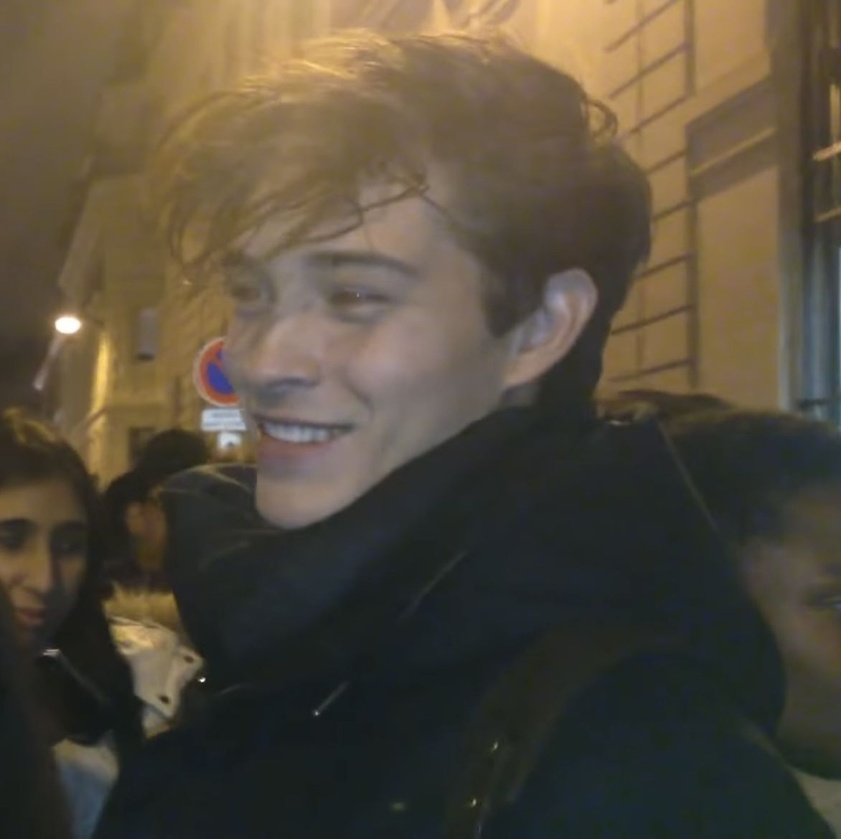
#> input picture cico.jpg, 841 x 839 px, shrunk from 1172 x 1170 before the run, found by its file name
$ jupyter execute 'opencv_image filter.ipynb'
#> lines starting #> are read from the running program, lines starting #| are printed output that depends on the picture
[cell 1]
import sys
import cv2
import os
import numpy as np
import matplotlib.pyplot as plt

[cell 2]
img = cv2.imread("C://Users//ACER//Desktop//materiopencv//cico.jpg")
#> img is the input picture: shape (839, 841, 3); mean B, G, R 61.1, 76.1, 84.7
#BISA DIUBAH DENGAN FOTO APAPUN YANG INGIN DISESUAIKAN KONTRAS DAN KECERAHANNYA SERTA FILTER GAUSSIAN BLUR

[cell 3]
#PENGELOMPOKAN CHANNEL BIRU, HIJAU, DAN MERAH PADA CITRA
blue_channel  = img[:, :, 0]
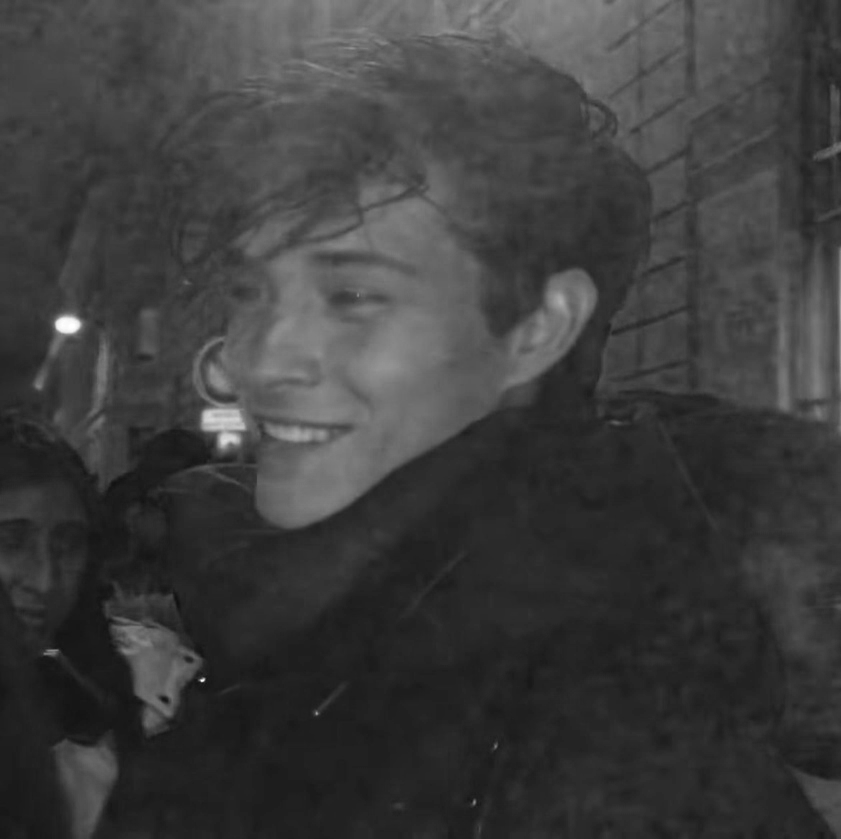
#> blue_channel: shape (839, 841); min 16, max 255, mean 61.1
green_channel = img[:, :, 1]
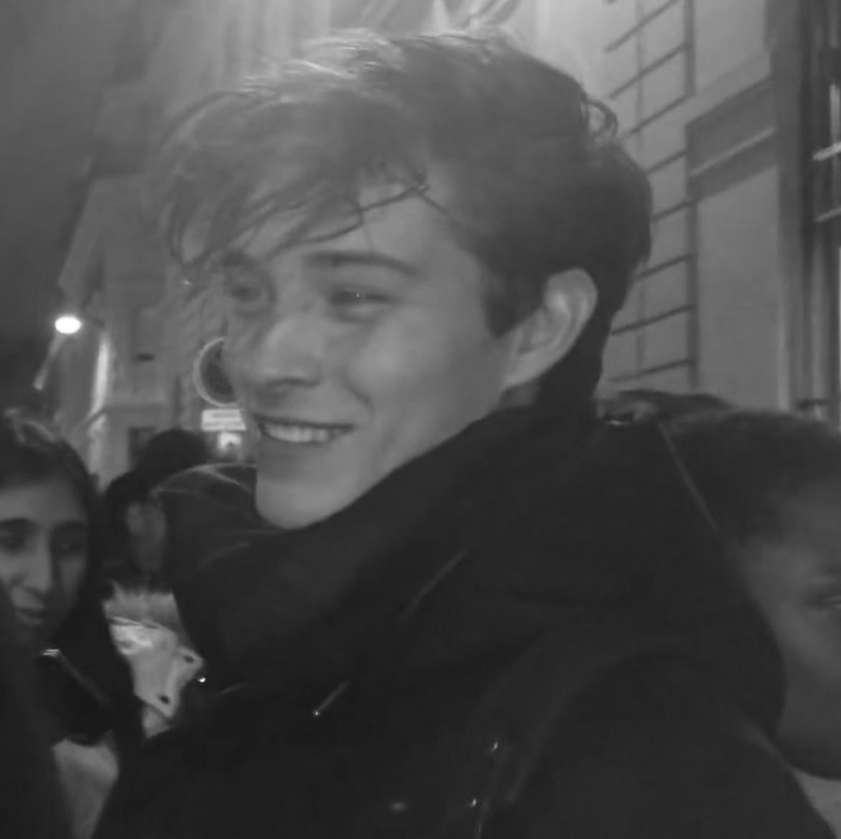
#> green_channel: shape (839, 841); min 23, max 255, mean 76.1
red_channel   = img[:, :, 2]
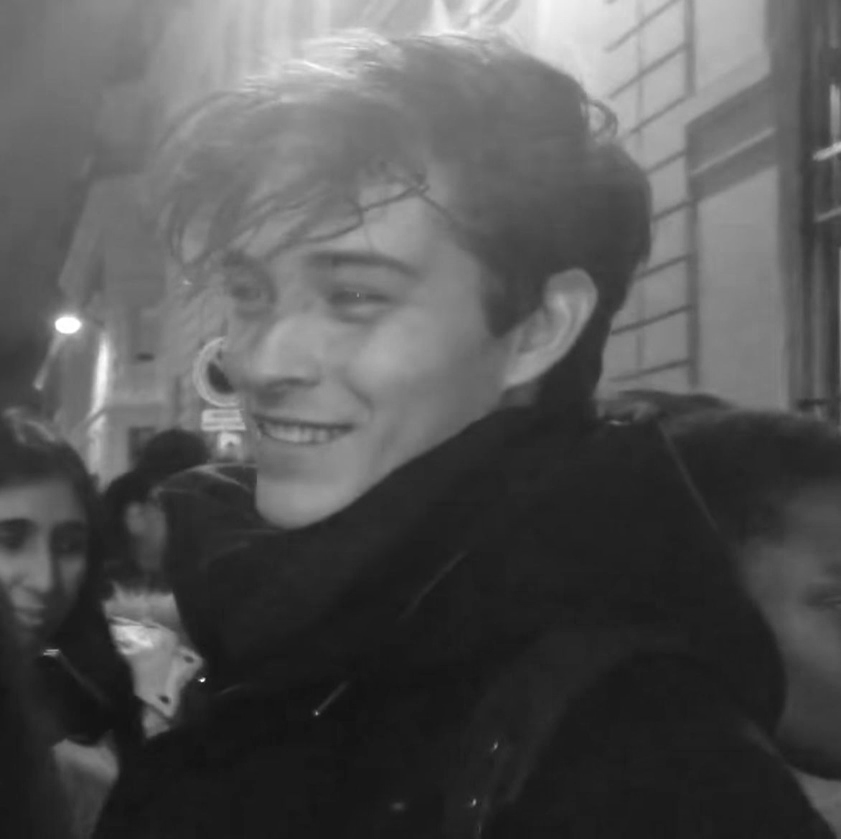
#> red_channel: shape (839, 841); min 18, max 255, mean 84.7

hist_b = np.zeros(256, dtype=int)
hist_g = np.zeros(256, dtype=int)
hist_r = np.zeros(256, dtype=int)

#INTENSITAS RGB CITRA (0-255)
height, width, _ = img.shape
#> height = 839; width = 841
for y in range(height):
    for x in range(width):
        b = blue_channel[y, x]
        g = green_channel[y, x]
        r = red_channel[y, x]
        hist_b[b] += 1
        hist_g[g] += 1
        hist_r[r] += 1
#> after the loop, hist_b = 256 values, max 19452 at index 33, min 0 at index 0, mean 2756.2; hist_g = 256 values, max 27135 at index 39, min 0 at index 0, mean 2756.2; hist_r = 256 values, max 19121 at index 27, min 0 at index 0, mean 2756.2

#HISTOGRAM CITRA
plt.figure(figsize=(10, 4))
plt.plot(hist_b, color='blue', label='Blue')
plt.plot(hist_g, color='green', label='Green')
plt.plot(hist_r, color='red', label='Red')
plt.title('Histogram RGB (Manual)')
plt.xlabel('Tingkat Intensitas (0-255)')
plt.ylabel('Jumlah Piksel')
plt.legend()
plt.grid(True)
plt.tight_layout()
plt.show()
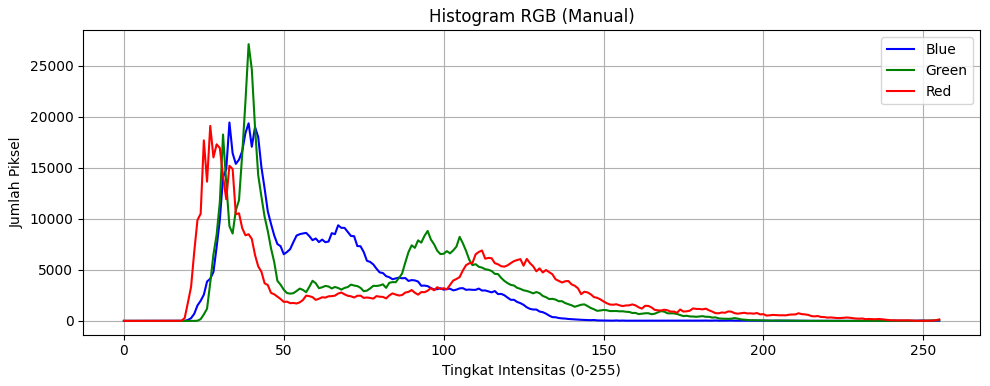
#> figure drawn by matplotlib, 1 panel; curve peaks at x = 33, y = 19452; curve peaks at x = 39, y = 27135; curve peaks at x = 27, y = 19121

## PENYESUAIAN KONTRAS DAN KECERAHAN CITRA DENGAN MENGGUNAKAN TRACKBAR

[cell 4]
cv2.namedWindow('Penyesuaian Kontras Dan Kecerahan Citra')

def nothing(x):
    pass

cv2.createTrackbar('Kontras x0.1', 'Penyesuaian Kontras Dan Kecerahan Citra', 10, 30, nothing)
cv2.createTrackbar('Kecerahan', 'Penyesuaian Kontras Dan Kecerahan Citra', 50, 100, nothing)

while True:

    alpha = cv2.getTrackbarPos('Kontras x0.1', 'Penyesuaian Kontras Dan Kecerahan Citra') / 10
    beta = cv2.getTrackbarPos('Kecerahan', 'Penyesuaian Kontras Dan Kecerahan Citra') - 50

    adjusted = cv2.convertScaleAbs(img, alpha=alpha, beta=beta)

    cv2.imshow('Penyesuaian Kontras Dan Kecerahan Citra', adjusted)

    if cv2.waitKey(1) & 0xFF == 27:
#> (key Esc is pressed here)
        break

cv2.destroyAllWindows()
#DISARANKAN UNTUK MENGAKHIRI WINDOW TRACKBAR DENGAN TOMBOL ESC

## PENYESUAIAN GAUSSIAN BLUR CITRA DENGAN MENGGUNAKAN TRACKBAR

[cell 5]
cv2.namedWindow('Filter Gaussian Blur Citra')

def nothing(x):
    pass

cv2.createTrackbar('Tingkat Blur', 'Filter Gaussian Blur Citra', 1, 20, nothing)

while True:
    blur_value = cv2.getTrackbarPos('Tingkat Blur', 'Filter Gaussian Blur Citra')

    if blur_value % 2 == 0:
        blur_value += 1
    if blur_value < 1:
        blur_value = 1

    blurred = cv2.GaussianBlur(img, (blur_value, blur_value), 0)

    cv2.imshow('Filter Gaussian Blur Citra', blurred)

    if cv2.waitKey(1) & 0xFF == 27:
#> (key Esc is pressed here)
